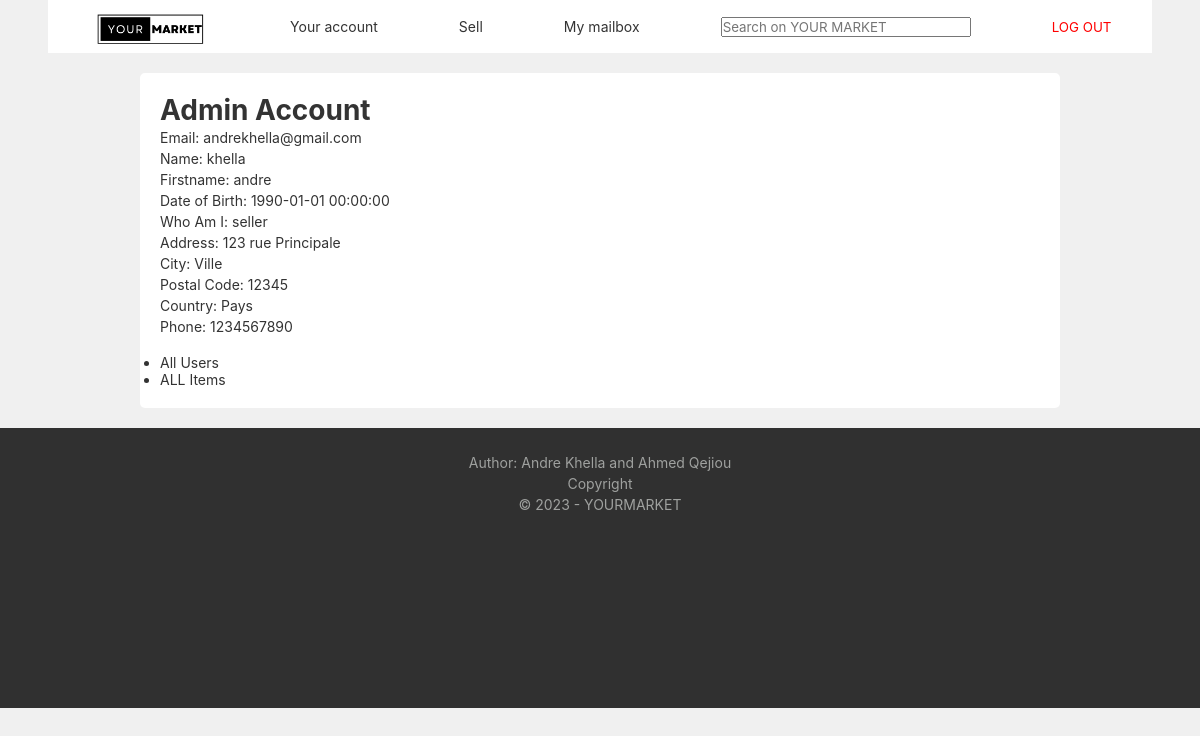
The page /admin.php (signed in) on the database its author committed.
### tables this page shows
CREATE TABLE IF NOT EXISTS `User` (
  `email` VARCHAR(100) NOT NULL,
  `name` VARCHAR(45) NOT NULL,
  `firstname` VARCHAR(45) NOT NULL,
  `date_naissance` DATETIME NOT NULL,
  `mdp` VARCHAR(255) NOT NULL,
  `whoAmI` VARCHAR(45) NOT NULL,
  `adresse` VARCHAR(70) NOT NULL,
  `city` VARCHAR(45) NOT NULL,
  `postal_code` VARCHAR(45) NOT NULL,
  `country` VARCHAR(45) NOT NULL,
  `phone` VARCHAR(45) NOT NULL,
  PRIMARY KEY (`email`));

### Controler/controler.class.php (called while the page is built, shortened)
<?php
require_once("modele/modele.class.php");
class Controleur {
    private $unModele ;
    public function __construct (){
        $this->unModele = new Modele ();
    }
    public function selectWhereUser ($email){
        return $this->unModele->selectWhereUser ($email);
    }
}

### Modele/modele.class.php (called while the page is built, shortened)
<?php
class Modele
{
    protected $unPdo ;
    public function __construct ()
    {
        $this->unPdo = null;
        try{
            $this->unPdo = new PDO("mysql:host=localhost;dbname=VenteSneakers", "root", "root",array(PDO::ATTR_ERRMODE => PDO::ERRMODE_EXCEPTION));
        }
        catch(PDOException $exp){
            echo "<br/> Erreur de connexion à la base de données !";
        }
    }
    public function selectWhereUser ($email)
    {
        if ($this->unPdo != null){
            $requete =" select * from User where email = :email ; " ;
            $donnees =array(":email"=>$email);
            $select=$this->unPdo->prepare ($requete);
            $select->execute ($donnees);
            $unUser =$select->fetch ();
            return $unUser;
        }
        else {
            return false;
        }
    }
}

### admin.php (the view, shortened to what this page needs)
<?php
    require_once("./Controler/controler.class.php");
$unControleur = new Controleur();
?>
<!DOCTYPE html>
<html>
<head>
    <link href="./Vue/CSS/CSS.css" rel="stylesheet" />
    <link href="./Vue/CSS/youraccount.css" rel="stylesheet" />
</head>
<body>
<?php
require_once("vue/navbar.php");
?>
<div class="container">
    <div class="account-info">
        <?php if ($user): ?>
            <h1>Admin Account</h1>
            <p>Email: <?php echo $user['email']; ?></p>
            <p>Name: <?php echo $user['name']; ?></p>
            <p>Firstname: <?php echo $user['firstname']; ?></p>
            <p>Date of Birth: <?php echo $user['date_naissance']; ?></p>
            <p>Who Am I: <?php echo $user['whoAmI']; ?></p>
            <p>Address: <?php echo $user['adresse']; ?></p>
            <p>City: <?php echo $user['city']; ?></p>
            <p>Postal Code: <?php echo $user['postal_code']; ?></p>
            <p>Country: <?php echo $user['country']; ?></p>
            <p>Phone: <?php echo $user['phone']; ?></p>
            <br>
            <ul>
                <li><a href="allusers.php">All Users</a></li>
                <li><a href="allitems.php">ALL Items</a></li>
            </ul>
        <?php else: ?>
            <h1>Welcome</h1>
            <p class="youraccount">You are not logged in. Please <a href="connexion.php">log in</a> or <a href="register.php">register</a>.</p>
        <?php endif; ?>
    </div>
</div>
<footer>
    <p class="footerp">Author: Andre Khella and Ahmed Qejiou<br>
        Copyright <br>
        © 2023 - YOURMARKET</p>
</footer>
</body>
</html>

### Vue/CSS/CSS.css (style rules this page uses)
* { box-sizing: border-box; font-family: 'Inter', sans-serif; color: #333; margin: 0; padding: 0; }
a { text-decoration: none; }
body { font-size: 14px; background-color: #f0f0f0; }
h1, h2 { color: #333; }
footer { width: 100%; background-color: #303030; bottom: 0; height: 20em; left: 0; right: 0; }
.footerp { padding-top: 2%; text-align: center; color: #9fa19f; }

### Vue/CSS/youraccount.css (style rules this page uses)
body { background-color: #f0f0f0; font-family: Arial, sans-serif; margin: 0; padding: 0; }
.container { width: 80%; margin: auto; padding: 20px; }
.account-info { background-color: #ffffff; padding: 20px; border-radius: 5px; }
h1, h2 { color: #333; }
p { color: #333; line-height: 1.5; }

### rows shown on the page
user: email "andrekhella@gmail.com", name "khella", firstname "andre", date_naissance "1990-01-01 00:00:00", whoAmI "seller", adresse "123 rue Principale", city "Ville", postal_code "12345", country "Pays", phone "1234567890"
